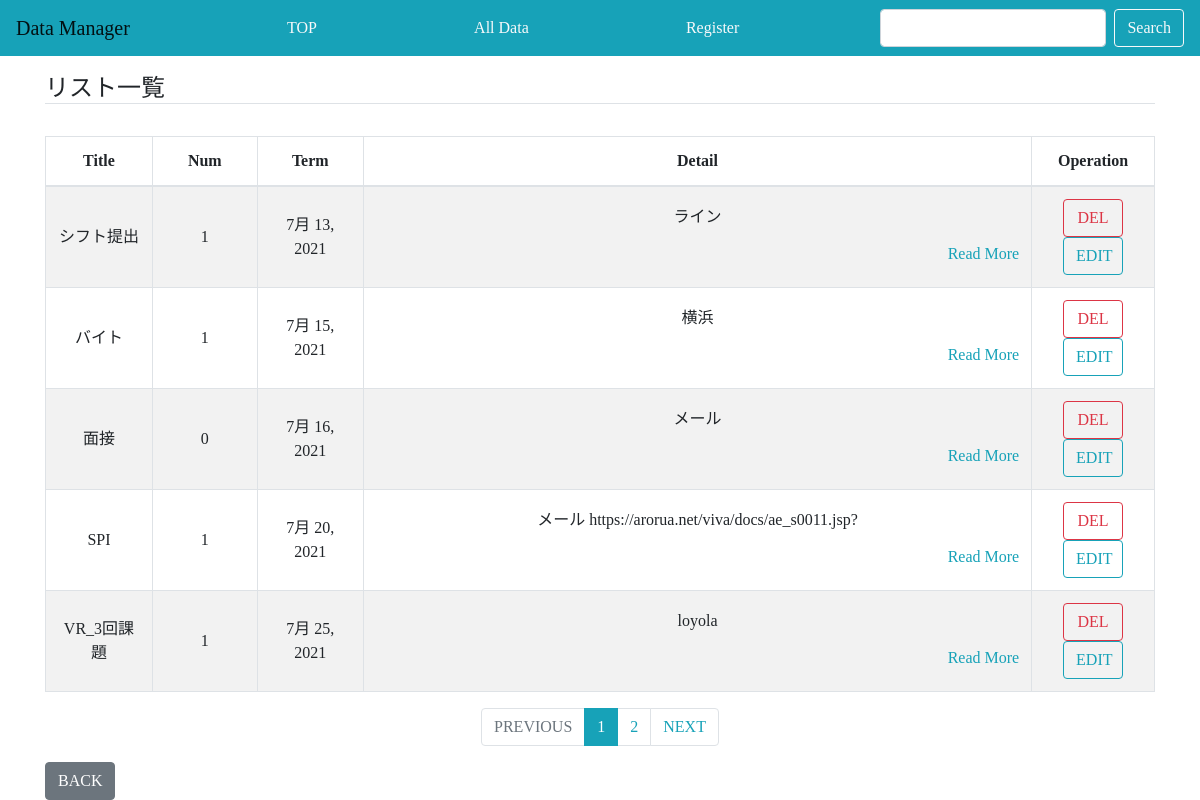
/storage/all/, run on an earlier commit of the app's database.
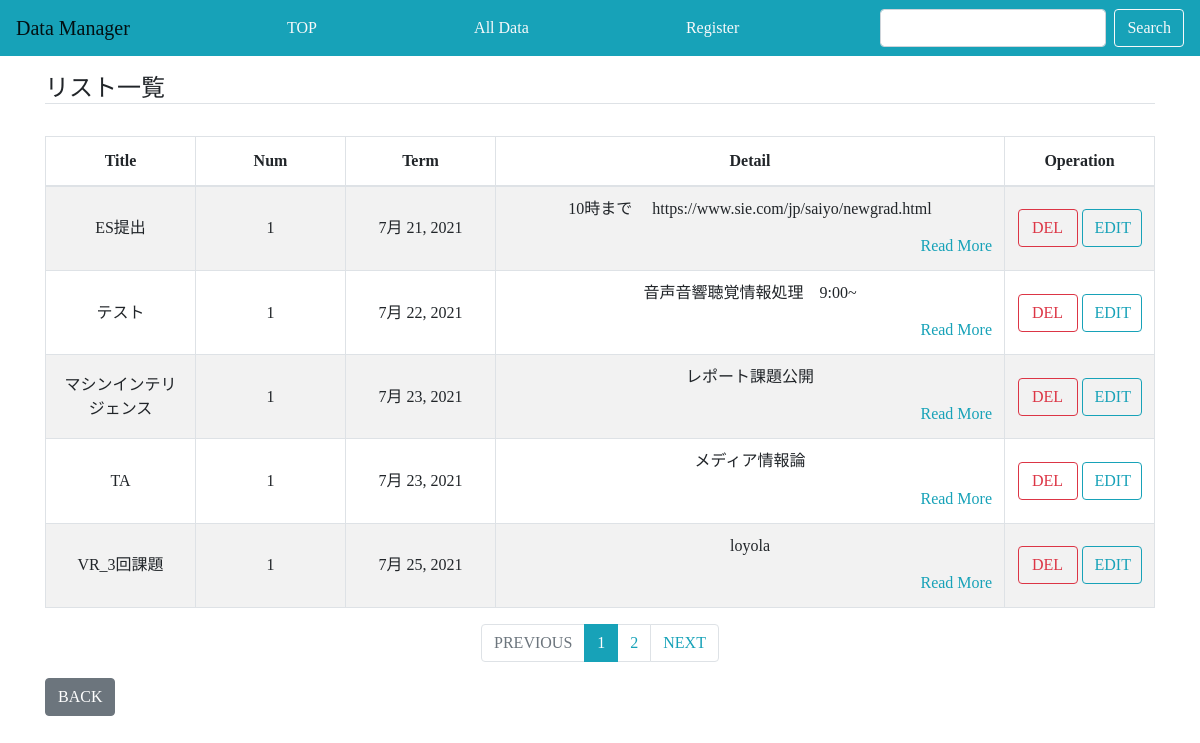
And on a later commit of the database.
### storage/models.py (models this page shows, shortened)
class Data(models.Model):
    name = models.CharField(max_length=50)
    num = models.IntegerField(default=0)
    term = models.DateField(null=True)
    memo = models.TextField(null=True)

### storage/views.py (the view)
# urls.py: path('all/', views.all_data_view, name='all_data_view'),
def all_data_view(request):
    context=data_paging(request,init_data())
    return render(request, 'storage/all.html', context)

### storage/utils/paging.py (called while the page is built)
def paginate_queryset(request, queryset, count):
    paginator = Paginator(queryset, count)
    page = request.GET.get('page')
    try:
        page_obj = paginator.page(page)
    except PageNotAnInteger:
        page_obj = paginator.page(1)
    except EmptyPage:
        page_obj = paginator.page(paginator.num_pages)
    return page_obj

def data_paging(request,data_list):
    page_obj = paginate_queryset(request, data_list, 5)
    context = {
        'data_list': page_obj.object_list,
        'page_obj': page_obj,
    }
    return context

### storage/views.py (called while the page is built)
def init_data():
    return Data.objects.all().order_by('term')

### storage/templates/storage/all.html (shortened to what this page needs)
{% extends './base.html' %}
{% block app %}
<h4 class="mt-4 border-bottom">リスト一覧</h4>
<br>
{% include './base/table.html' %}
{% include './base/nav.html' %}
<a href='{% url "index_view" %}' class='btn btn-secondary'>BACK</a>
{% endblock app%}

### storage/templates/storage/base.html (shortened to what this page needs)
<!DOCTYPE html>
{% load static %}
<html>
    <head>
        <link rel="stylesheet" href="https://stackpath.bootstrapcdn.com/bootstrap/4.5.0/css/bootstrap.min.css">
        <link rel="stylesheet" type="text/css" href="{% static 'css/table.css' %}">
        <link href="https://maxcdn.bootstrapcdn.com/bootstrap/4.0.0/css/bootstrap.min.css" rel="stylesheet">
        <link href="/static/bootstrap_datepicker_plus/css/datepicker-widget.css" type="text/css" media="all" rel="stylesheet">
        <link rel="stylesheet" href="//code.jquery.com/ui/1.12.1/themes/base/jquery-ui.css">
        <link rel="stylesheet" type="text/css" href="{% static 'css/form_table.css' %}">
        <link rel="stylesheet" type="text/css" href="{% static 'css/nav.css' %}">
        <link rel="stylesheet" type="text/css" href="{% static 'css/detail.css' %}">
        <link rel="stylesheet" type="text/css" href="{% static 'css/dialog.css' %}">
        <link rel="stylesheet" type="text/css" href="{% static 'css/style.css' %}">
        <nav class="navbar navbar-light bg-info fixed-top">
                <span class="navbar-brand mb-0 h1">Data Manager</span>
                <a class="nav-item nav-link text-light" href='{% url "index_view" %}'>TOP</a>
                <a class="nav-item nav-link text-light" href='{% url "all_data_view" %}'>All Data</a>
                <a class="nav-item nav-link text-light" href='{% url "create_data" %}'>Register</a>
                <form  class="form-inline" action='{% url "match_data" %}' method="get">
                        <input class="form-control mr-2" name="query" value="{{ request.GET.query }}" type="text">
                        <button class="btn btn-outline-light" type="submit">Search</button>
                </form>
        </nav>
    </head>
    <body>
        <div class='container'>
            {% block app %}
            {% endblock %}
        </div>
    </body>
</html>

### storage/templates/storage/base/table.html
<table id="view_table" class="table table-striped table table-bordered">
    <thead>
        <tr>
            <th id="table_title">Title</th>
            <th id="table_num">Num</th>
            <th id="table_term">Term</th>
            <th id="table_detail">Detail</th>
            <th id="table_operation">Operation</th>
        </tr>
    </thead>
    <tbody>
    {% for data in data_list %}
    <tr>
        <td>{{data.name}}</td>
        <td>{{data.num}}</td>
        <td>{{data.term}}</td>
        <td>
            <p id="table_memo_contents">{{data.memo}}</p>
            <div id="read_more">
                <a href="{% url 'detail_data' data_id=data.id %}">Read More</a>
            </div>
        </td>
        <td>
            <a href='#' class="btn btn-outline-danger del_confirm" id="delete_confirm" data-toggle="modal" data-target="#dialogModal" data-name="{{data.name}}" data-url="{% url 'del_data' data_id=data.id %}">DEL</a>
            <a href='{% url "edit_data" data_id=data.id %}' class="btn btn-outline-info eidt_confirm">EDIT</a>
        </td>
    </tr>
    {% endfor %}
    </tbody>
</table>

### storage/templates/storage/base/nav.html (shortened to what this page needs)
<nav aria-label="..." id="pagination">
    <ul class="pagination justify-content-center">
        {% if page_obj.has_previous %}
            <li class="page-item">
                    <a class="page-link" href="?page={{ page_obj.previous_page_number }}">PREVIOUS</a>
            </li>
        {% else %}
            <li class="page-item disabled">
                <a class="page-link" tabindex="-1">PREVIOUS</a>
            </li>
        {% endif %}
        {% for num in page_obj.paginator.page_range %}
            <li class="page-item">
                {% if page_obj.number == num %}
                    <li class="page-item active">
                        <span class="page-link" id="current">
                            {{ num }}
                        </span>
                    </li>
                {% else %}
                    <a class="page-link" href="?page={{ num }}">{{ num }}</a>
                {% endif %}
            </li>
        {% endfor %}
        {% if page_obj.has_next %}
        <li class="page-item">
                <a class="page-link" href="?page={{ page_obj.next_page_number }}">NEXT</a>
        </li>
        {% else %}
        <li class="page-item disabled">
            <a class="page-link" tabindex="-1">NEXT</a>
        </li>
        {% endif %}
    </ul>
</nav>

### storage/static/css/table.css (style rules this page uses)
#view_table { text-align: center; }
#view_table > tbody >tr >td { height:2em; max-height:2em; vertical-align: middle; }
#table_title { width:150px; }
#table_num { width:150px; }
#table_term { width:150px; }
#table_operation { width:150px; }
#read_more { text-align:right; vertical-align: bottom; }
#read_more > a { color:#17a2b8; }
#table_memo_contents { overflow: hidden; height: 1.2em ; line-height: 1.2; }
#delete_confirm { width:60px; }
.eidt_confirm { width:60px; }

### storage/static/css/nav.css (style rules this page uses)
.page-link { color: #17a2b8; background-color:white; }
#current { color:white; background-color: #17a2b8; border: solid 1px #17a2b8; }

### storage/static/css/style.css (style rules this page uses)
body { padding-top: 50px; font-family:"ヒラギノ角ゴシック ProN"; }

What changed in the data, as far as the page shows it:
removed Data: name "シフト提出", num "1", term "7月 13, 2021", memo "ライン"
removed Data: name "バイト", num "1", term "7月 15, 2021", memo "横浜"
removed Data: name "面接", num "0", term "7月 16, 2021", memo "メール"
removed Data: name "SPI", num "1", term "7月 20, 2021", memo "メール…"
added Data: name "ES提出", num "1", term "7月 21, 2021", memo "10時まで https://www.sie.com/jp/saiyo/newgrad.html"
added Data: name "テスト", num "1", term "7月 22, 2021", memo "音声音響聴覚情報処理 9:00~"
added Data: name "マシンインテリジェンス", num "1", term "7月 23, 2021", memo "レポート課題公開"
added Data: name "TA", num "1", term "7月 23, 2021", memo "メディア情報論"
